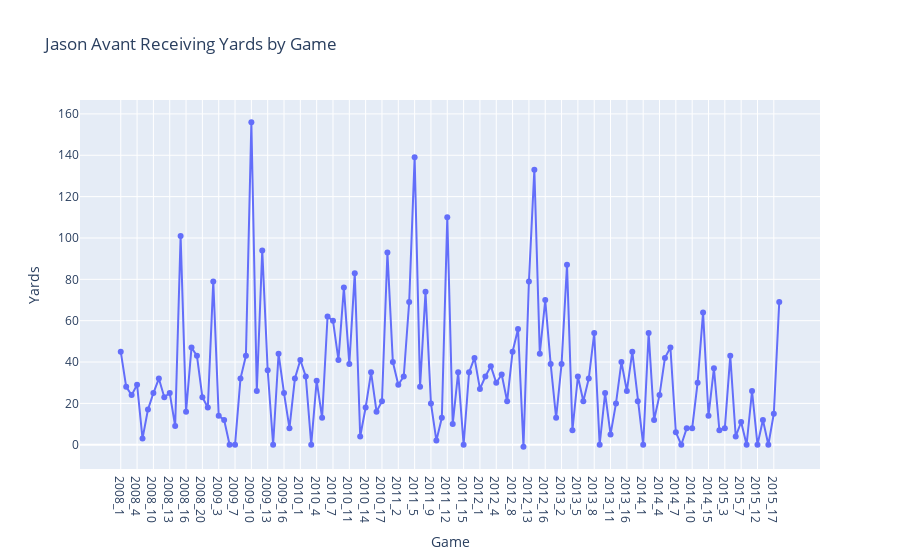

The notebook cell this image was saved under:
### Code cell
# create a time series chart of player stats in plotly
import plotly.graph_objects as go
df = stats[stats['player_id'] == rosters.loc[rosters['player_name'] == player_names[random_loc], 'player_id'].values[0]]
fig = go.Figure()
df['year_game'] = df['season'].astype('str') + '_' + df['week'].astype('str')
fig.add_trace(go.Scatter(x=df['year_game'], y=df['receiving_yards'], mode='lines+markers', name='receiving yards'))
fig.update_layout(title=f'{player_names[random_loc]} Receiving Yards by Game', xaxis_title='Game', yaxis_title='Yards')
fig.show()
print(response)

### Figure 1 — Plotly figure (JSON) as saved in the notebook; plotly's stock layout.template omitted (floating-point values rounded to 4 significant figures)
{"data": [{"mode": "lines+markers", "name": "receiving yards", "type": "scatter", "x": ["2008_1", "2008_2", "2008_3", "2008_4", "2008_5", "2008_6", "2008_10", "2008_11", "2008_12", "2008_13", "2008_14", "2008_15", "2008_16", "2008_18", "2008_19", "2008_20", "2009_1", "2009_2", "2009_3", "2009_5", "2009_6", "2009_7", "2009_8", "2009_9", "2009_10", "2009_11", "2009_12", "2009_13", "2009_14", "2009_15", "2009_16", "2009_17", "2009_18", "2010_1", "2010_2", "2010_3", "2010_4", "2010_5", "2010_6", "2010_7", "2010_9", "2010_10", "2010_11", "2010_12", "2010_13", "2010_14", "2010_15", "2010_16", "2010_17", "2010_18", "2011_1", "2011_2", "2011_3", "2011_4", "2011_5", "2011_6", "2011_8", "2011_9", "2011_10", "2011_11", "2011_12", "2011_13", "2011_14", "2011_15", "2011_16", "2011_17", "2012_1", "2012_2", "2012_3", "2012_4", "2012_5", "2012_6", "2012_8", "2012_9", "2012_10", "2012_13", "2012_14", "2012_15", "2012_16", "2012_17", "2013_1", "2013_2", "2013_3", "2013_4", "2013_5", "2013_6", "2013_7", "2013_8", "2013_9", "2013_10", "2013_11", "2013_13", "2013_15", "2013_16", "2013_17", "2013_18", "2014_1", "2014_2", "2014_3", "2014_4", "2014_5", "2014_6", "2014_7", "2014_8", "2014_9", "2014_10", "2014_13", "2014_14", "2014_15", "2014_16", "2014_17", "2015_3", "2015_4", "2015_6", "2015_7", "2015_10", "2015_11", "2015_12", "2015_15", "2015_16", "2015_17", "2015_19"], "y": [45, 28, 24, 29, 3, 17, 25, 32, 23, 25, 9, 101, 16, 47, 43, 23, 18, 79, 14, 12, 0, 0, 32, 43, 156, 26, 94, 36, 0, 44, 25, 8, 32, 41, 33, 0, 31, 13, 62, 60, 41, 76, 39, 83, 4, 18, 35, 16, 21, 93, 40, 29, 33, 69, 139, 28, 74, 20, 2, 13, 110, 10, 35, 0, 35, 42, 27, 33, 38, 30, 34, 21, 45, 56, -1, 79, 133, 44, 70, 39, 13, 39, 87, 7, 33, 21, 32, 54, 0, 25, 5, 20, 40, 26, 45, 21, 0, 54, 12, 24, 42, 47, 6, 0, 8, 8, 30, 64, 14, 37, 7, 8, 43, 4, 11, 0, 26, 0, 12, 0, 15, 69]}], "layout": {"title": {"text": "Jason Avant Receiving Yards by Game"}, "xaxis": {"title": {"text": "Game"}}, "yaxis": {"title": {"text": "Yards"}}}}
